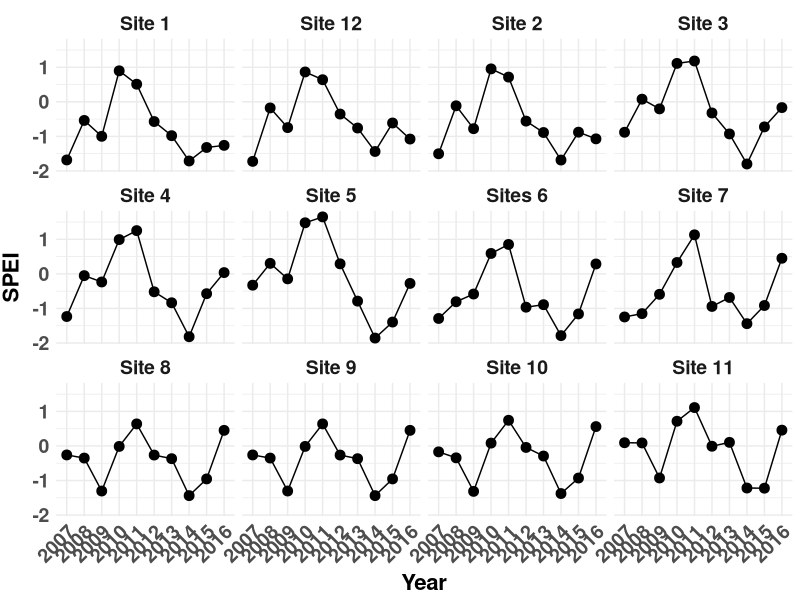
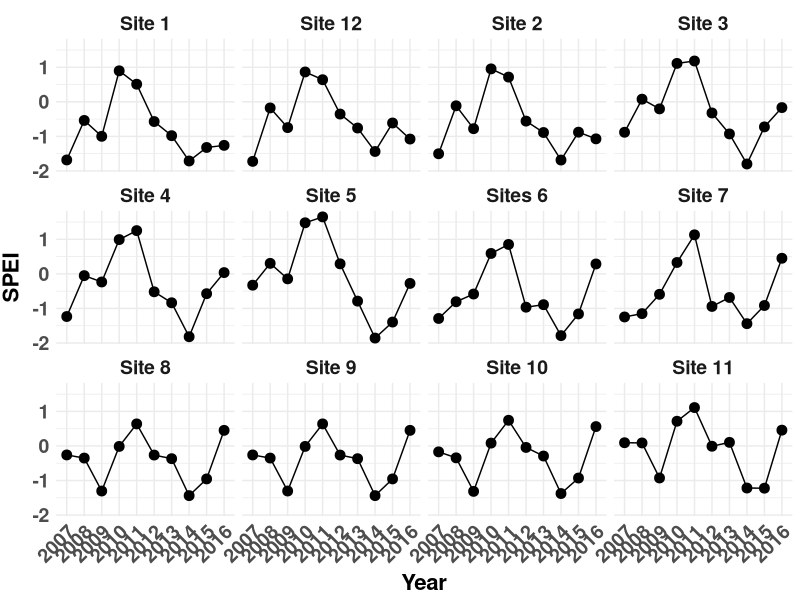

These figures' R source, in order:
##########################################################################################################
## Importing of SPEI data
## Standardised Precipitation-Evapotranspiration Index
## Author Daniel Anstett
## 
##
## Last Modified June 4, 2021
##########################################################################################################


##########################################################################################################
#Import libraries
library(tidyverse)
##########################################################################################################
#Import & arrange files
spei_pop <- read.csv("Data/spei_pop.csv", header=T)
#colnames(spei_pop) <- c("Site","ID","ID2","Site_Lat","Lat","Long","Elevation","Lat_spei","Long_spei",
#                        "2007","2008","2009","2010","2011","2012","2013","2014","2015","2016")
spei_gather <- spei_pop %>% gather(Year, SPEI,SPEI_2007:SPEI_2016)
spei_gather$Year <- gsub("SPEI_","",spei_gather$Year)
write_csv(spei_gather,"Data/spei_gather.csv")


##########################################################################################################
#spei vs year

Site_Labs<-c("32.89928"="Site 1", "34.28425"="Site 2", "36.69096"="Site 4", "36.20081"="Site 3", 
             "34.07808"="Site 12", "43.37876"="Site 11", "41.80979"="Site 9", "41.66546"="Site 8",
             "39.74298"="Site 7", "39.39442"="Sites 6", "37.539"="Site 5",   "42.27411"="Site 10")
#Make Graph
weath.year <- ggplot(spei_gather, aes(Year,SPEI,group=Site))+
  geom_point(size=3)+
  geom_line()+
  theme_minimal()
weath.year <- weath.year + facet_wrap( ~ Lat, ncol=4, labeller=labeller(Lat=Site_Labs))
weath.year + theme(legend.text = element_text(size = 12, face = "bold"),
                   legend.title = element_text(size=14, face="bold"),
                   axis.text.x = element_text(size=14, face="bold", angle=45,hjust=1),
                   axis.text.y = element_text(size=14,face="bold"),
                   axis.title.x = element_text(color="black", size=16, vjust = 0.5, face="bold"),
                   axis.title.y = element_text(color="black", size=16,vjust = 2, face="bold"),
                   strip.text = element_text(size = 14, face="bold"))
ggsave("Paper3_graphs/SPEI_year.pdf",width=15,height=8)



